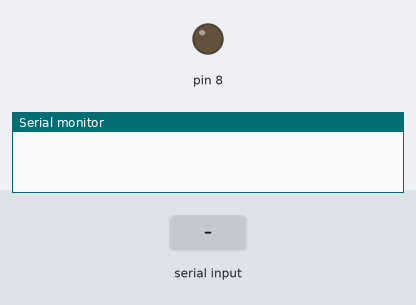
The sketch below on a simulated Arduino Uno, built with avr-gcc and run on an emulated ATmega328P. Parts: output pins drawn as LEDs (lit = HIGH), the last lines printed to the serial monitor. Inputs (shaded band) come from the test bench.

Above: at 1.2 s.
1.3 s: "1" received over Serial
At 1.9 s:
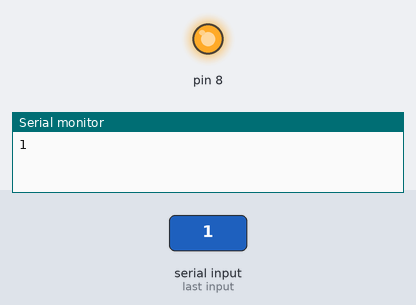
2.8 s: "0" received over Serial
At 3.2 s:
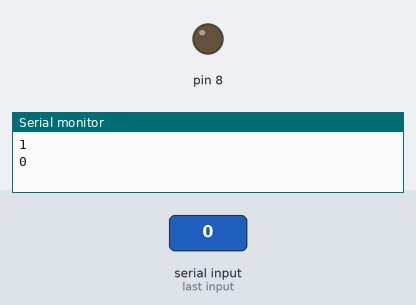
Timing chart, 0 to 5.8 s (numbered marks = the images above; inputs shaded):
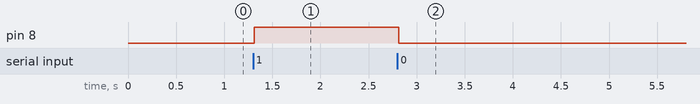

Measured:
- after the input at 1.3 s, pin 8: LOW → HIGH at once
- after the input at 2.8 s, pin 8: HIGH → LOW at once

The sketch:

sketch_oct31a.ino
```cpp
/*
 * DC+ 接5V DC- 接GNGD IN 接PIN
 * NC NO 選一個用
 * NC：Normal Close，常閉，它在正常情況下是接通的。
 * NO：Normal Open，常開，也就是正常情況它是不通電的。
 * COM：Common Ground，共接電，很多人習慣把外電接到這個接腳，再從NO或NC接到外部設備上。
 */

char Num;
void setup() {
 pinMode(8,OUTPUT);
 Serial.begin(9600);
}

void loop() {
  //讀取序列埠傳入的字元
  if(Serial.available()){
    Num=Serial.read();
    Serial.println(Num);
  }
  delay(10);
  if(Num=='1'){
    digitalWrite(8,HIGH); //低電平觸發，LOW時繼電器觸發
  }
  else{
    digitalWrite(8,LOW);
  }
}
```
